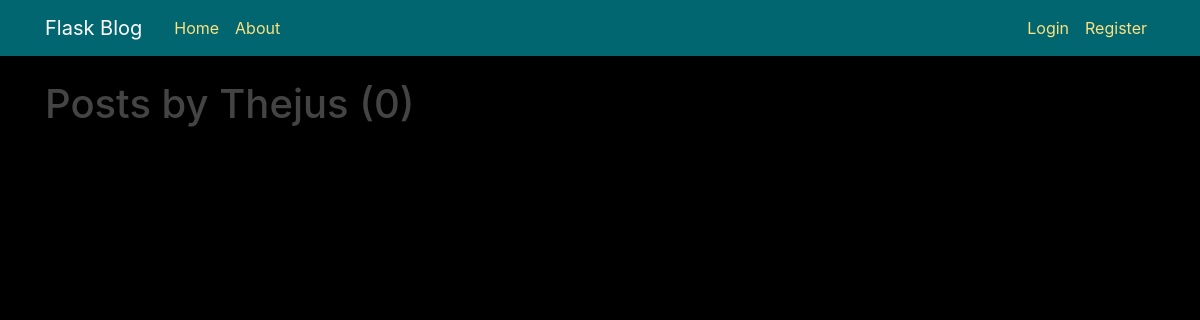
Page /user/Thejus  on the earlier database version.
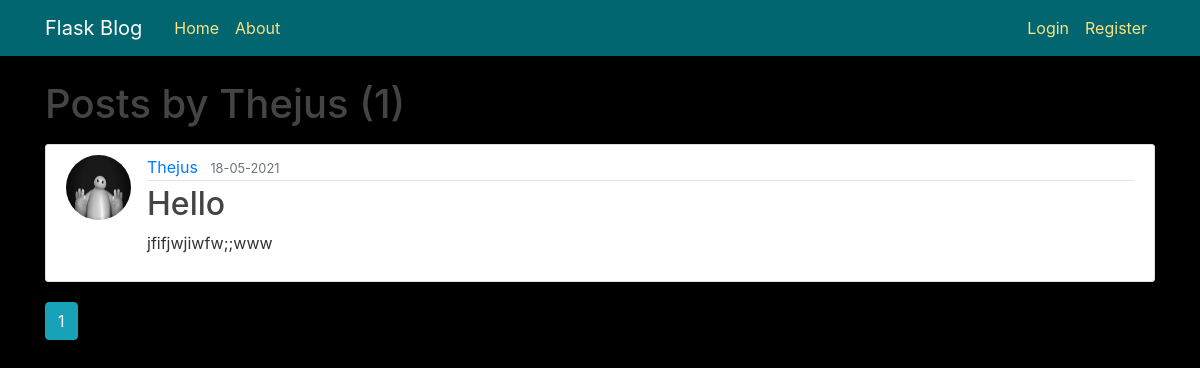
Same page on the later database version.
### flaskblog/models.py (models this page shows, shortened)
class Post(db.Model):
    id = db.Column(db.Integer,primary_key=True)
    title = db.Column(db.String(100), nullable=False)
    date_posted = db.Column(db.DateTime, nullable=False,default=datetime.utcnow)
    content = db.Column(db.Text, nullable=False)
    user_id = db.Column(db.Integer, db.ForeignKey('user.id'),nullable=False)

class User(db.Model,UserMixin):
    id = db.Column(db.Integer,primary_key=True)
    username = db.Column(db.String(20),unique=True,nullable=False)
    email = db.Column(db.String(120),unique=True,nullable=False)
    image_file = db.Column(db.String(20),nullable=False, default='default.jpg')
    password = db.Column(db.String(60),unique=False,nullable=False)
    posts = db.relationship('Post',backref='author',lazy=True)

### flaskblog/routes.py (the view)
@app.route("/user/<string:username>")
def user_posts(username):
    page = request.args.get('page',1,type=int)
    user = User.query.filter_by(username=username).first_or_404()
    posts = Post.query.filter_by(author=user).\
            order_by(Post.date_posted.desc()).\
            paginate(page=page,per_page=5,)
    return render_template('user_posts.html',posts=posts,title='User Posts',user=user)

### flaskblog/templates/user_posts.html
{% extends "layout.html" %}
{% block content %}
    <h1 class="mb-3">Posts by {{ user.username }}({{ posts.total }})</h1>
    {% for post in posts.items %}
    <article class="media content-section">
      <img class="rounded-circle article-img" src="{{ url_for('static', filename='profile_pics/'+ post.author.image_file) }}" alt="">
      <div class="media-body">
          <div class="article-metadata">
            <a class="mr-2" href="{{ url_for('user_posts',username= post.author.username) }}">{{ post.author.username }}</a>
            <small class="text-muted">{{ post.date_posted.strftime('%d-%m-%Y') }}</small>
          </div>
          <h2><a class="article-title" href="{{ url_for('post', post_id=post.id) }}">{{ post.title }}</a></h2>
          <p class="article-content">{{ post.content }}</p>
        </div>
      </article>
    {% endfor %}
    {% for page_num in posts.iter_pages(left_edge=1, right_current=2, left_current=1, right_edge=1) %}
      {% if page_num %}
          {% if posts.page == page_num %}
            <a class="btn btn-info" href="{{ url_for('user_posts', username=user.username, page=page_num) }}">{{ page_num }}</a>
          {% else %}
            <a class="btn btn-outline-info" href="{{ url_for('user_posts',username=user.username,page=page_num) }}">{{ page_num }}</a>
          {% endif %}
      {% else %}
      ...
      {% endif %}
    {% endfor %}
{% endblock content %}

Differences in the rows shown:
added Post: image_file (picture), author.username "Thejus", date_posted "18-05-2021", title "Hello", content "jfifjwjiwfw;;www"
Other differences:
{{ posts.total }}: "0" → "1"
new list line: "1"
